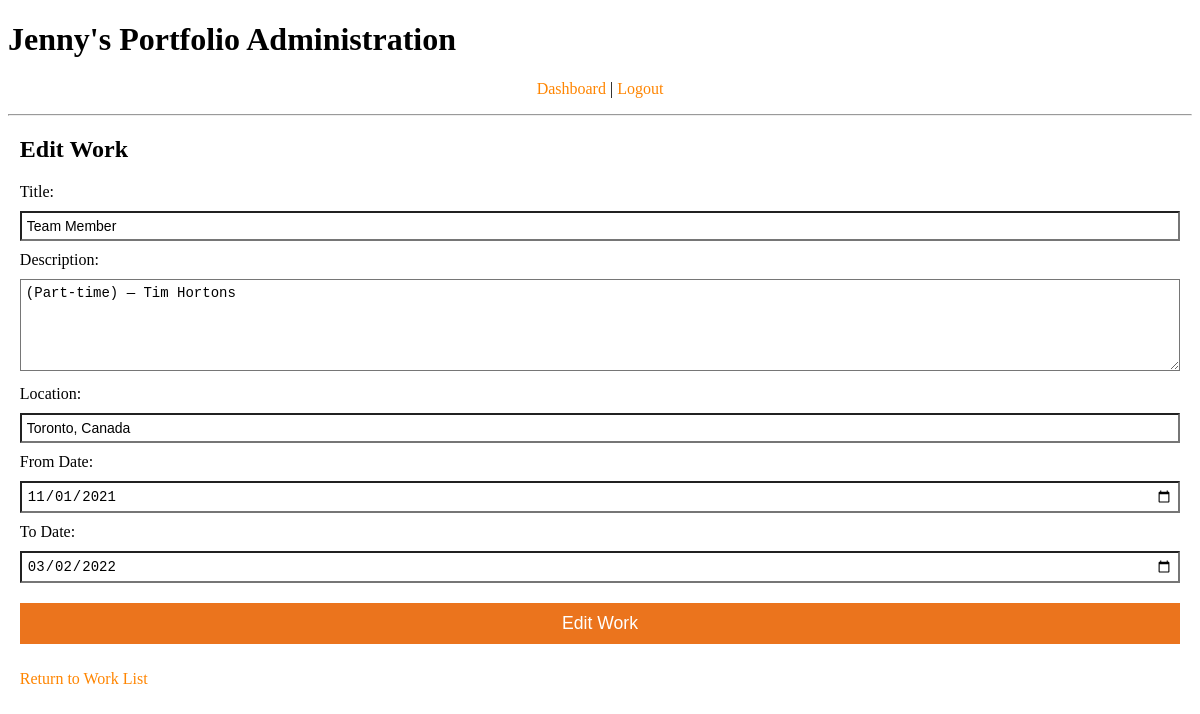
The page /admin/work_edit.php?id=1 (signed in) on the database its author committed.
### tables this page shows
CREATE TABLE `work` (
  `id` int(100) NOT NULL,
  `title` varchar(200) NOT NULL,
  `description` text NOT NULL,
  `fromDate` date NOT NULL,
  `toDate` date NOT NULL,
  `location` varchar(200) NOT NULL
);

### admin/work_edit.php (the view, shortened to what this page needs)
<?php
include( 'includes/database.php' );
include( 'includes/header.php' );
if( isset( $_GET['id'] ) )
{
  $query = 'SELECT *
    FROM work
    WHERE id = '.$_GET['id'].'
    LIMIT 1';
  $result = mysqli_query( $connect, $query );
  $record = mysqli_fetch_assoc( $result );
}
?>
<h2>Edit Work</h2>
<form method="post">
  <label for="title">Title:</label>
  <input type="text" name="title" id="title" value="<?php echo htmlentities( $record['title'] ); ?>">
  <br>
  <label for="description">Description:</label>
  <textarea type="text" name="description" id="description" rows="5"><?php echo htmlentities( $record['description'] ); ?></textarea>
  <br>
  <label for="location">Location:</label>
  <input type="text" name="location" id="location" value="<?php echo htmlentities( $record['location'] ); ?>">
  <br>
  <label for="fromDate">From Date:</label>
  <input type="date" name="fromDate" id="fromDate" value="<?php echo htmlentities( $record['fromDate'] ); ?>">
  <br>
  <label for="toDate">To Date:</label>
  <input type="date" name="toDate" id="toDate" value="<?php echo htmlentities( $record['toDate'] ); ?>">
  <br>
  <input type="submit" value="Edit Work">
</form>
<p><a href="work.php"><i class="fas fa-arrow-circle-left"></i> Return to Work List</a></p>
<?php
include( 'includes/footer.php' );
?>

### admin/styles.css (style rules this page uses)
a:link, a:active, a:hover, a:visited { text-decoration: none; color: #FF8500; }
label { display: block; margin: 0 0 10px 0; text-align: left; }
textarea { border-radius: 0; font-size: 14px; padding: 5px; width: 100%; margin: 0 0 10px 0; box-sizing: border-box; }
input { border-radius: 0; font-size: 14px; padding: 5px; width: 100%; margin: 0 0 10px 0; box-sizing: border-box; }
input[type=submit] { border: 0; background-color: #eb741d; color: #fff; padding: 10px 10px; font-size: 110%; margin-top: 10px; }

### rows shown on the page
work: title "Team Member", description "(Part-time) — Tim Hortons", location "Toronto, Canada", fromDate "11/01/2021", toDate "03/02/2022"
